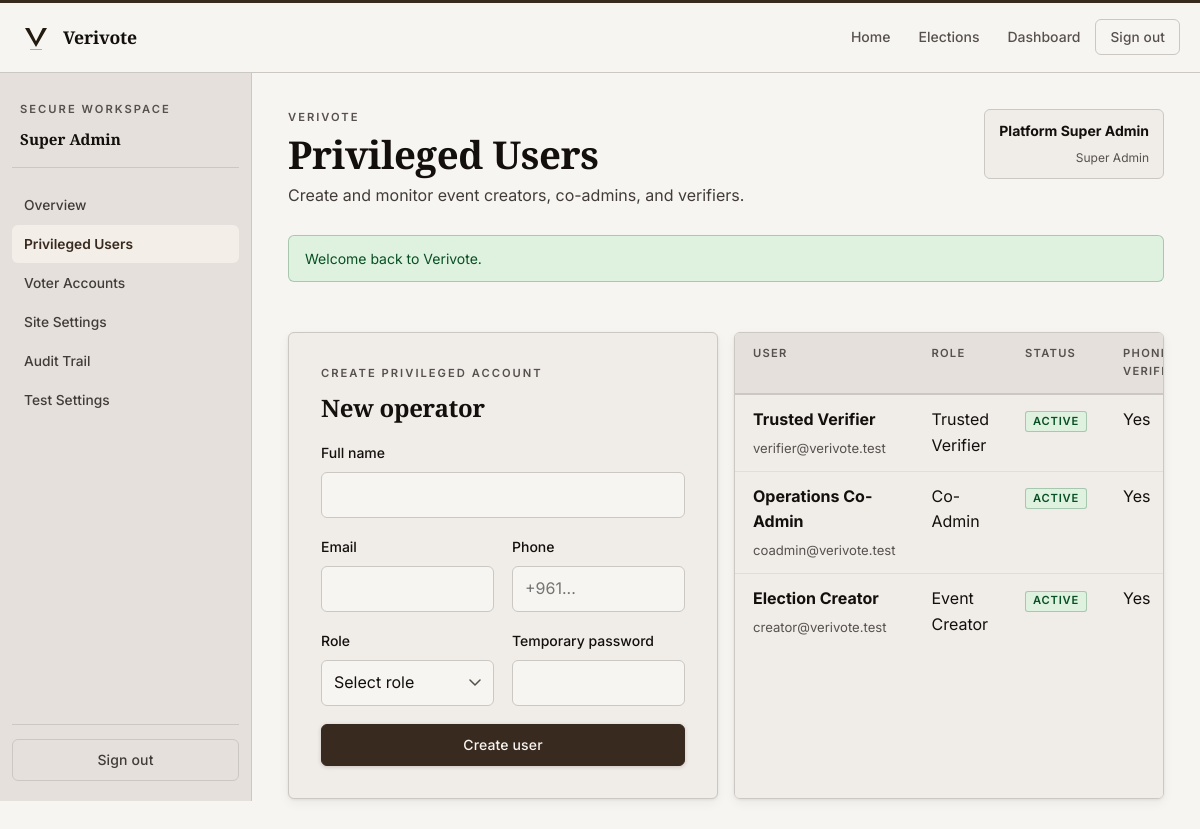
The page /admin/users.php (signed in) on the database its author committed.
### tables this page shows
CREATE TABLE users (
    id BIGINT UNSIGNED AUTO_INCREMENT PRIMARY KEY,
    role_id INT UNSIGNED NOT NULL,
    full_name VARCHAR(150) NOT NULL,
    email VARCHAR(190) NOT NULL UNIQUE,
    phone VARCHAR(40) NOT NULL UNIQUE,
    password_hash VARCHAR(255) NOT NULL,
    status ENUM('pending', 'active', 'suspended') NOT NULL DEFAULT 'pending',
    email_verified_at DATETIME NULL,
    phone_verified_at DATETIME NULL,
    last_login_at DATETIME NULL,
    failed_login_count INT UNSIGNED NOT NULL DEFAULT 0,
    created_at TIMESTAMP NOT NULL DEFAULT CURRENT_TIMESTAMP,
    updated_at TIMESTAMP NOT NULL DEFAULT CURRENT_TIMESTAMP ON UPDATE CURRENT_TIMESTAMP,
    CONSTRAINT fk_users_role FOREIGN KEY (role_id) REFERENCES roles(id)
);

CREATE TABLE roles (
    id INT UNSIGNED AUTO_INCREMENT PRIMARY KEY,
    name VARCHAR(100) NOT NULL,
    slug VARCHAR(50) NOT NULL UNIQUE,
    description VARCHAR(255) NULL,
    created_at TIMESTAMP NOT NULL DEFAULT CURRENT_TIMESTAMP
);

### config/database.php (called while the page is built, shortened)
<?php
function db(): PDO
{
    static $pdo = null;
    if ($pdo instanceof PDO) {
        return $pdo;
    }
    $config = app_config('db');
    $dsn = sprintf(
        'mysql:host=%s;port=%s;dbname=%s;charset=%s',
        $config['host'],
        $config['port'],
        $config['name'],
        $config['charset']
    );
    $pdo = new PDO($dsn, $config['user'], $config['pass'], [
        PDO::ATTR_ERRMODE => PDO::ERRMODE_EXCEPTION,
        PDO::ATTR_DEFAULT_FETCH_MODE => PDO::FETCH_ASSOC,
        PDO::ATTR_EMULATE_PREPARES => false,
    ]);
    return $pdo;
}

### includes/helpers.php (called while the page is built, shortened)
<?php
function e(null|string|int|float $value): string
{
    return htmlspecialchars((string) $value, ENT_QUOTES | ENT_SUBSTITUTE, 'UTF-8');
}
function format_status(string $value): string
{
    return ucwords(str_replace('_', ' ', $value));
}
function badge_class(string $status): string
{
    return match ($status) {
        'active', 'approved', 'verified', 'used', 'sent' => 'badge-success',
        'warning', 'scheduled', 'under_review', 'pending', 'queued' => 'badge-warning',
        'error', 'rejected', 'revoked', 'failed', 'suspended' => 'badge-danger',
        default => 'badge-muted',
    };
}
function fetch_all(string $sql, array $params = []): array
{
    $statement = db()->prepare($sql);
    $statement->execute($params);
    return $statement->fetchAll();
}

### admin/users.php (the view, shortened to what this page needs)
<?php
$users = fetch_all(
    'SELECT users.*, roles.name AS role_name, roles.slug AS role_slug
     FROM users
     INNER JOIN roles ON roles.id = users.role_id
     WHERE roles.slug IN ("event_creator", "co_admin", "verifier")
     ORDER BY users.id DESC'
);
include dirname(__DIR__) . '/includes/header.php';
?>
<section class="grid-2">
    <article class="panel">
        <span class="eyebrow">Create Privileged Account</span>
        <h2>New operator</h2>
        <form method="post" class="form-grid">
            <div class="field field--full">
                <label for="full_name">Full name</label>
                <input id="full_name" type="text" name="full_name" required>
            </div>
            <div class="field">
                <label for="email">Email</label>
                <input id="email" type="email" name="email" required>
            </div>
            <div class="field">
                <label for="phone">Phone</label>
                <input id="phone" type="text" name="phone" placeholder="+961..." required>
            </div>
            <div class="field">
                <label for="role_id">Role</label>
                <select id="role_id" name="role_id" required>
                    <option value="">Select role</option>
                </select>
            </div>
            <div class="field">
                <label for="password">Temporary password</label>
                <input id="password" type="password" name="password" required>
            </div>
            <div class="field field--full">
                <button class="button button--primary" type="submit">Create user</button>
            </div>
        </form>
    </article>
    <article class="table-wrap">
        <table>
            <thead>
            <tr>
                <th>User</th>
                <th>Role</th>
                <th>Status</th>
                <th>Phone Verified</th>
            </tr>
            </thead>
            <tbody>
            <?php foreach ($users as $account): ?>
                <tr>
                    <td>
                        <strong><?= e($account['full_name']); ?></strong>
                        <p><?= e($account['email']); ?></p>
                    </td>
                    <td><?= e($account['role_name']); ?></td>
                    <td><span class="badge <?= e(badge_class($account['status'])); ?>"><?= e(format_status($account['status'])); ?></span></td>
                    <td><?= !empty($account['phone_verified_at']) ? 'Yes' : 'No'; ?></td>
                </tr>
            <?php endforeach; ?>
            </tbody>
        </table>
    </article>
</section>
<?php include dirname(__DIR__) . '/includes/footer.php'; ?>

### rows shown on the page
users: full_name "Trusted Verifier", email "verifier@verivote.test", role.name "Trusted Verifier", status "ACTIVE", shows "Yes"
users: full_name "Operations Co-Admin", email "coadmin@verivote.test", role.name "Co-Admin", status "ACTIVE", shows "Yes"
users: full_name "Election Creator", email "creator@verivote.test", role.name "Event Creator", status "ACTIVE", shows "Yes"

### other values the page prints
format_status(str_replace('_', ' ', $role)) "Super Admin"
$link['label'] "Overview"
$link['label'] "Privileged Users"
$link['label'] "Voter Accounts"
$link['label'] "Site Settings"
$link['label'] "Audit Trail"
$link['label'] "Test Settings"
$pageHeading "Privileged Users"
$pageDescription "Create and monitor event creators, co-admins, and verifiers."
$user['full_name'] "Platform Super Admin"
$user['role_name'] "Super Admin"
$flash['message'] "Welcome back to Verivote."
